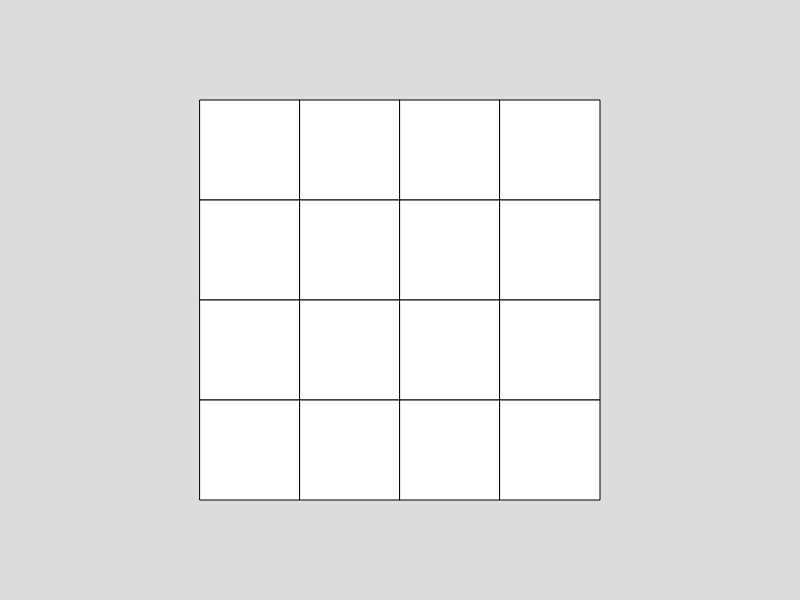
Frame 1 (no input)
Frame 60 (no input): identical to frame 1, image omitted
Frame 120 (the mouse pressed at the canvas centre since frame 60): identical to frame 1, image omitted

The p5.js sketch that drew this single still picture (run headless with seeded random() and noise() and a simulated clock; from frame 60 on, the mouse is pressed at the canvas centre):

// p5.js sketch
// ── sketch.js
let cell1 = 0;
let cell2 = 0;
let cell3 = 0;
let cell4 = 0;

let boxes = [
    [0, 0, 0, 0],
    [0, 0, 0, 0],
    [0, 0, 0, 0],
    [0, 0, 0, 0]
];

let offsetx = 200;
let offsety = 100;


let playerNowPlaying = 1;

function setup() {
    createCanvas(800, 600);
}

function draw() {
    background(220);


    // if (cell1 == 1) {
    //     fill("red");
    // } else if (cell1 == 2) {
    //     fill("blue");
    // } else {
    //     fill("white");
    // }
    // rect(200, 100, 100, 100);

    // fill("white");

    // if (cell2 == 1) {
    //     fill("red");
    // } else if (cell2 == 2) {
    //     fill("blue");
    // } else {
    //     fill("white");
    // }
    // rect(300, 100, 100, 100);

    // if (cell3 == 1) {
    //     fill("red");
    // } else if (cell3 == 2) {
    //     fill("blue");
    // } else {
    //     fill("white");
    // }
    // rect(400, 100, 100, 100);

    // if (cell4 == 1) {
    //     fill("red");
    // } else if (cell4 == 2) {
    //     fill("blue");
    // } else {
    //     fill("white");
    // }
    // rect(200, 200, 100, 100);

    // fill("white");

    // rect(300, 200, 100, 100);
    // rect(400, 200, 100, 100);

    // rect(200, 300, 100, 100);
    // rect(300, 300, 100, 100);
    // rect(400, 300, 100, 100);

    for (let i = 0; i < boxes.length; i++) {
        for (let j = 0; j < boxes[i].length; j++) {
            if (boxes[i][j] == 1) {
                fill("red");
            } else if (boxes[i][j] == 2) {
                fill("blue");
            } else {
                fill("white");
            }
            rect(j * 100 + offsetx, i * 100 + offsety, 100, 100);
        }
    }

}

function mouseClicked() {
    // console.log("clicked op het  x-coordinaat: " + mouseX);
    // console.log("clicked op het  y-coordinaat: " + mouseY);

    // if (
    //     mouseX > 200 &&
    //     mouseX < 300 &&
    //     mouseY > 100 &&
    //     mouseY < 200 &&
    //     cell1 == 0
    // ) {
    //     console.log("geklkikoltk op cel 1");
    //     cell1 = playerNowPlaying;
    // }
    // if (
    //     mouseX > 300 &&
    //     mouseX < 400 &&
    //     mouseY > 100 &&
    //     mouseY < 200 &&
    //     cell2 == 0
    // ) {
    //     console.log("geklkikoltk op cel 2");
    //     cell2 = playerNowPlaying;
    // }
    // if (
    //     mouseX > 400 &&
    //     mouseX < 500 &&
    //     mouseY > 100 &&
    //     mouseY < 200 &&
    //     cell3 == 0
    // ) {
    //     console.log("geklkikoltk op cel 3");
    //     cell3 = playerNowPlaying;
    // }
    // if (
    //     mouseX > 200 &&
    //     mouseX < 300 &&
    //     mouseY > 200 &&
    //     mouseY < 300 &&
    //     cell4 == 0
    // ) {
    //     console.log("gek.kkolk op 4");
    //     cell4 = playerNowPlaying;
    // }

    // enz enz enz
    // sneller

    for (let i = 0; i < boxes.length; i++) {
        for (let j = 0; j < boxes[i].length; j++) {
            //boxes[i][j] = playerNowPlaying;
            if (mouseX > j * 100 + offsetx && mouseX < j * 100 + offsetx + 100 && mouseY > i * 100 + offsety && mouseY < i * 100 + offsety + 100 && boxes[i][j] == 0) {
                boxes[i][j] = playerNowPlaying;

                if (playerNowPlaying == 1) {
                    playerNowPlaying = 2;
                } else {
                    playerNowPlaying = 1;
                }

            }
        }
    }

    console.log(boxes);



}

if (1 == 1) console.log("het is 1");
